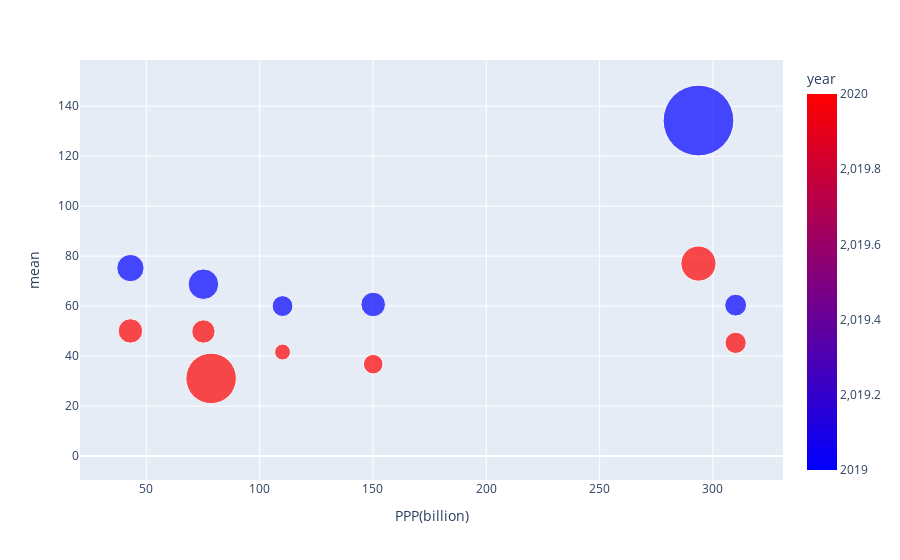

The cell this chart's notebook holds for it:
### Code cell
fig=px.scatter(popgdp,x='PPP(billion)',y='mean',color='year',size='var',hover_name='City',size_max=50,color_continuous_scale=px.colors.sequential.Bluered)
fig.show()

### Figure 1 — Plotly figure (JSON) as saved in the notebook; plotly's stock layout.template omitted (floating-point values rounded to 4 significant figures)
{"data": [{"hovertemplate": "<b>%{hovertext}</b><br><br>PPP(billion)=%{x}<br>mean=%{y}<br>var=%{marker.size}<br>year=%{marker.color}<extra></extra>", "hovertext": ["Mumbai", "Kolkata", "Bengaluru", "Chennai", "Hyderabad", "Visakhapatnam", "Delhi", "Mumbai", "Kolkata", "Bengaluru", "Chennai", "Hyderabad", "Visakhapatnam", "Delhi"], "legendgroup": "", "marker": {"color": [2019, 2019, 2019, 2019, 2019, 2019, 2019, 2020, 2020, 2020, 2020, 2020, 2020, 2020], "coloraxis": "coloraxis", "size": [207.1, 262.2, 189.0, 0, 405.9, 324.4, 2171.0, 195.9, 166.6, 110.4, 1108.0, 236.2, 259.9, 535.9], "sizemode": "area", "sizeref": 0.8682, "symbol": "circle"}, "mode": "markers", "name": "", "orientation": "v", "showlegend": false, "type": "scatter", "x": [310, 150.1, 110.1, 78.6, 75.2, 43, 293.6, 310, 150.1, 110.1, 78.6, 75.2, 43, 293.6], "xaxis": "x", "y": [60.39, 60.66, 60.01, 0, 68.77, 75.23, 134.3, 45.29, 36.76, 41.62, 31.06, 49.83, 50.06, 77.02], "yaxis": "y"}], "layout": {"coloraxis": {"colorbar": {"title": {"text": "year"}}, "colorscale": [[0, "rgb(0,0,255)"], [1, "rgb(255,0,0)"]]}, "legend": {"itemsizing": "constant", "tracegroupgap": 0}, "margin": {"t": 60}, "xaxis": {"anchor": "y", "domain": [0, 1], "title": {"text": "PPP(billion)"}}, "yaxis": {"anchor": "x", "domain": [0, 1], "title": {"text": "mean"}}}}
